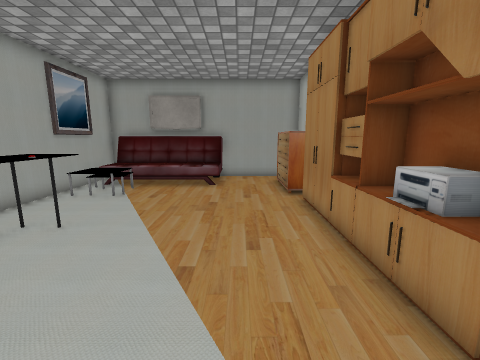
View 1 (above)

12 first-person views from a walk through a scene from a Unity 3-D project. The camera is 1.2 m above the floor, tilts 10° down and sees 90° across. The floor is counted in squares, 0.5 m on a side. Each view is taken from the middle of a square. On the plan, view 1 faces up. The plan holds only what a view shows up to about 17 squares ahead; the rest is blank. The place goes on beyond the plan. Some surface patterns are stand-ins.

View 2
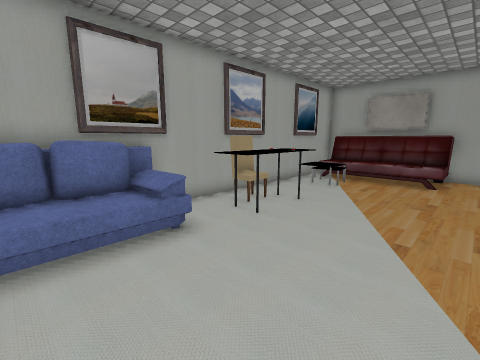

View 3
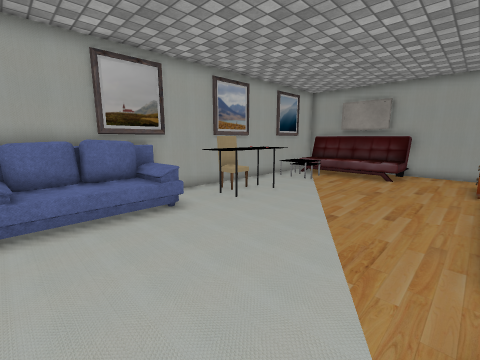

View 4
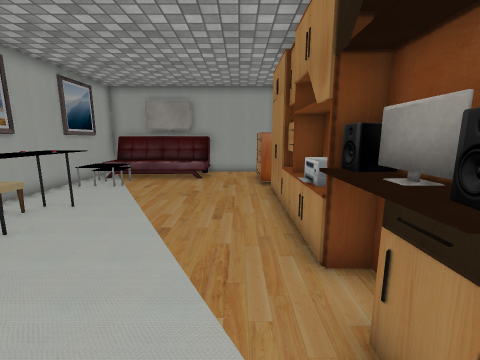

View 5
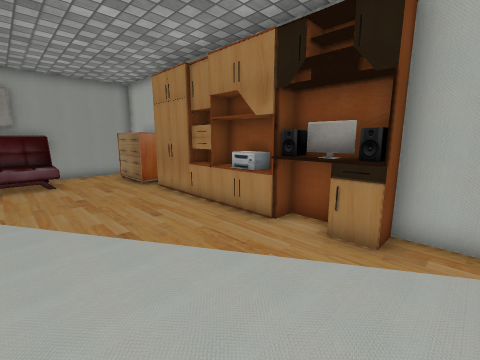

View 6
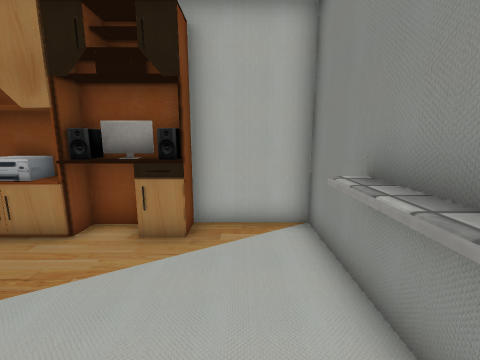

View 7
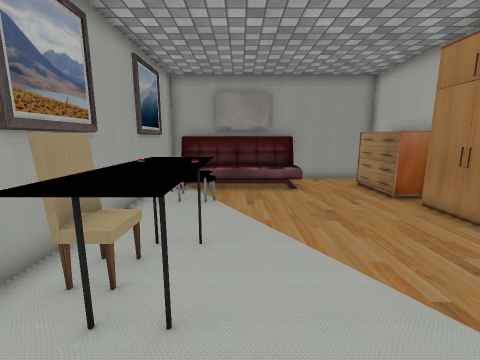

View 8
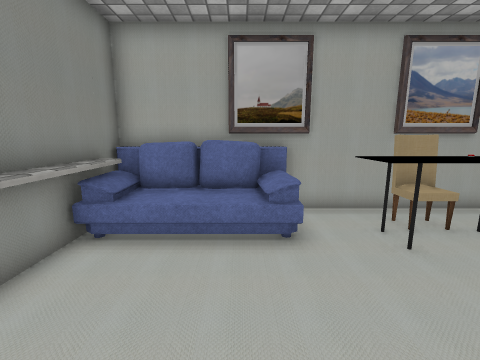

View 9
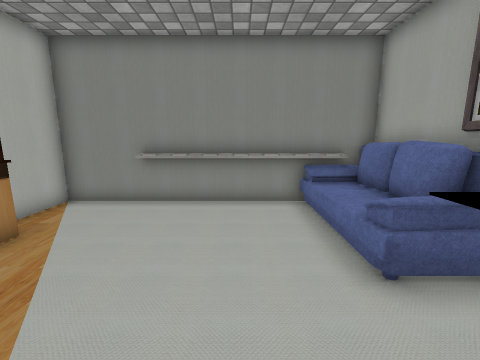

View 10
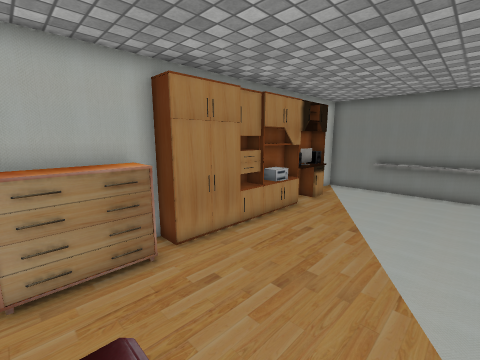

View 11
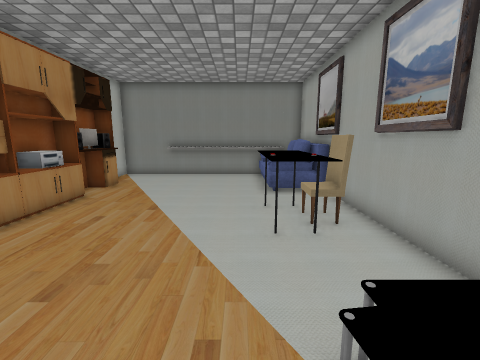

View 12
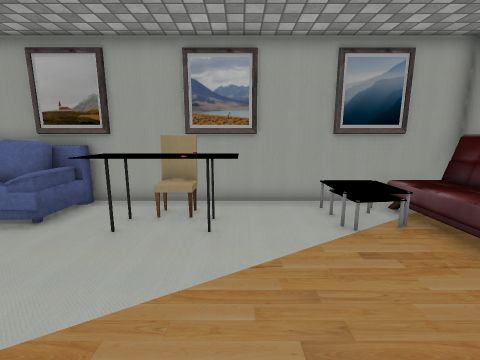

### Floor plan
Key: @ floor where view 1 was taken; # wall or solid block; . main floor; : floor 0.5 m higher than the main floor; / step, stairs or slope; = window, fence, low wall or low ledge; T table; P printer; C chair; S speaker; O other object.
Columns run from 8 left of view 1 to 4 right of it. Each row starts with its distance up from view 1.
 15 ##O##########
 14 #OOOOOOO... #
 13 #/:::::/..OO#
 12 #///////..OO#
 11 #OO/......OO#
 10 #OOO......O##
  9 #......... ##
  8 #.........##
  7 #.TT......##
  6 ##TT......=#
  5 #CTT......=#
  4 ##TT......P##
  3 #.TT......###
  2 #.........=S#
  1 #O=.......=O#
  0 ##O.....@.=S#
 -1 #OO........##
 -2 #OO........##
 -3 ##O#======.#
 -4 ############

Positions as (right, up) in squares from view 1, and headings:
1: (0, 0), facing up
2: (0, -2), facing up-left
3: (2, -3), facing up-left
4: (1, -2), facing up
5: (-3, -2), facing up-right
6: (-3, -2), facing right
7: (-4, 1), facing up
8: (0, 0), facing left
9: (-3, 5), facing down
10: (-4, 13), facing down-right
11: (-4, 12), facing down
12: (1, 7), facing left
